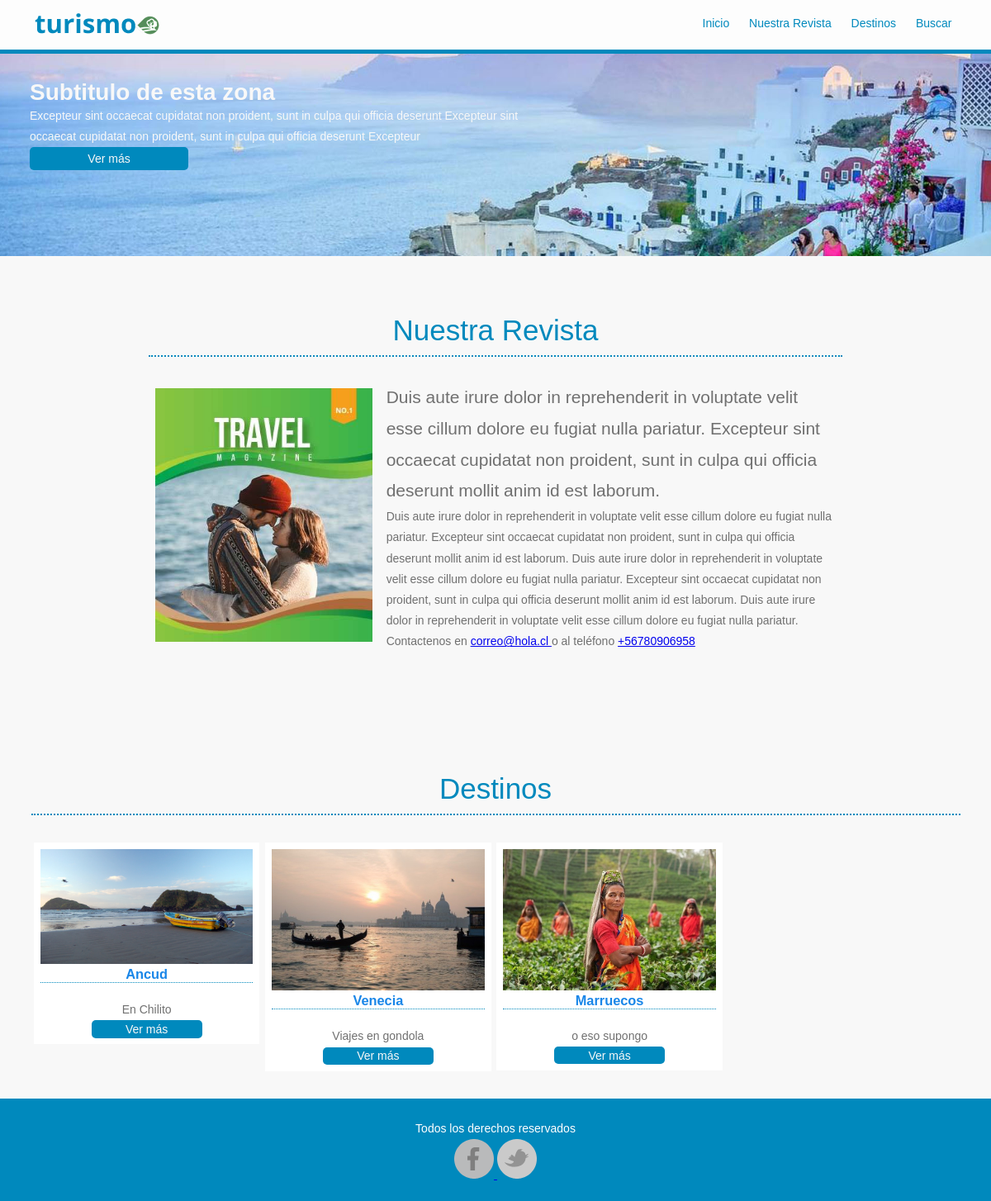
The page / on the database its author committed.
### tables this page shows
CREATE TABLE IF NOT EXISTS `destinos` (
  `id_destino` int(11) NOT NULL,
  `imagen` char(100) NOT NULL,
  `titulo` char(150) NOT NULL,
  `descripcion` varchar(350) NOT NULL,
  `sitioweb` char(150) NOT NULL
);

### index.php (the view, shortened to what this page needs)
<!doctype html>
<?php
include ("admin/conexion.php");
$sql= "SELECT * FROM destinos";
$respuesta=$conexion->query($sql);
?>
<!doctype html>
<html>
<head>
<link rel="stylesheet" type="text/css" href="css/estilos.css">
<link rel="stylesheet" type="text/css" href="css/consulta-medios.css">
<link rel="stylesheet" type="text/css" href="lightbox2/src/css/lightbox.css">
</head>
<body>
	<main id="pagina" class="contenedor-full">
    <header id="cabecera" class="contenedor-full">
      <section class="contenedor">
    <img src="imagenes/logo_turismo.png" alt="logo empresa turismo" class="logo">
    	<nav>
        <ul>
        <li><a href="javascript:;" id="ir_inicio">Inicio</a></li>
        <li><a href="javascript:;" id="ir_revista">Nuestra Revista</a></li>
        <li><a href="javascript:;" id="ir_destinos">Destinos</a></li>
        <li><a href="javascript:;" id="buscar">Buscar</a></li>
        </ul>
    	</nav>
        </section>
    </header>
   	  <section id="banner" class="contenedor-full">
        <article>
        <h2>Subtitulo de esta zona</h2>
        <p>Excepteur sint occaecat cupidatat non proident, sunt in culpa qui officia deserunt  Excepteur sint occaecat cupidatat non proident, sunt in culpa qui   officia deserunt Excepteur
        </p>
         <a href="#" class="boton" > Ver más </a>
        </article>
        </section>
      <section id="revista"  class="contenedor-70">
        <h1> Nuestra Revista </h1>
        <figure class="columna3">
        <img src="imagenes/nuestra_revista.jpg">
         </figure>
         <article class="columna2">
        <p class="destacado"> Duis aute irure dolor in reprehenderit in voluptate velit esse cillum dolore eu fugiat nulla pariatur. Excepteur sint occaecat cupidatat non proident, sunt in culpa qui officia deserunt mollit anim id est laborum.   </p>
        <p> Duis aute irure dolor in reprehenderit in voluptate velit esse cillum dolore eu fugiat nulla pariatur. Excepteur sint occaecat cupidatat non proident, sunt in culpa qui officia deserunt mollit anim id est laborum. Duis aute irure dolor in reprehenderit in voluptate velit esse cillum dolore eu fugiat nulla pariatur. Excepteur sint occaecat cupidatat non proident, sunt in culpa qui officia deserunt mollit anim id est laborum. Duis aute irure dolor in reprehenderit in voluptate velit esse cillum dolore eu fugiat nulla pariatur. Contactenos en <a href="mailto:someone@example.com">correo@hola.cl </a> o al teléfono  <a href="tel:+56780906958">+56780906958</a></p>
          </article>
        </section>
       <section id="destinos" class="contenedor">
        <h1> Destinos </h1>
        <?php while ($fila=$respuesta->fetch_assoc()) {?>
        <article class="columna4">
       <a href="imagenes/destinos/<?php echo $fila["imagen"] ?>" data-lightbox= "image-1">
      <img src="imagenes/destinos/<?php echo $fila["imagen"] ?>" title="Destino" width="400" height="400">
      </a>
     <h3><?php echo $fila["titulo"] ?></h3>
     <p><?php echo $fila["descripcion"] ?> </p>
     <a href="<?php echo $fila["sitioweb"] ?>" class="boton"> Ver más </a>
        </article>
            <?php } ?>
		</section>
       <footer id="pie">
       <p>Todos los derechos reservados </p>
        <a href="#" >
          <img id="facebook" src="imagenes/iconos/facebook_bn.png" width="48" height="48" alt=""/>
        </a>
        <a href="#" >
          <img id="twitter" src="imagenes/iconos/twitter_bn.png" width="48" height="48" alt=""/>
        </a>
       </footer>
	</main>
</body>
</html>

### css/estilos.css (style rules this page uses)
* { padding:0px ; margin:0px; }
main, header, section, article, footer { display:block ; }
body { font-family:Arial, serif, sans-serif; font-size:14px; background-color: #f8f8f8; color:#707070 }
p { line-height: 1.8em; }
h1 { margin: 0 0px 30px 0; padding: 0 0 10px 0; border-bottom: 2px dotted #0089bd ; font-weight: 400; color:#0089bd; text-align:center; font-size:2.5em }
h2 { font-size:2em; }
#cabecera { background-color: rgba(255,255,255,0.7); position:fixed; top:0; z-index: 998; border-bottom: 5px #0089bd solid; }
#cabecera img { float:left; }
#cabecera nav { float:right; padding-top: 10px; }
#cabecera nav li { display:inline-block; }
#cabecera nav a { text-decoration:none; padding:10px; display:block; color:#0089bd; }
#banner { background-image:url(../imagenes/banner2.jpg); background-repeat:no-repeat; background-position:center; background-size:100%; height:250px; margin-top:60px; }
#banner article { color: #f8f8f8; text-align:left; padding:3%; width:50%; }
#revista, #destinos { overflow:hidden; padding:30px 0 }
#destinos { overflow:hidden; text-align:center; margin-top: 45px; }
#destinos h3 { color:#1986E8; margin-bottom: 20px; border-bottom: 1px dotted #0089bd ; }
#pie { text-align:center; color:#fff; padding:2% 0; background: #0089bd; }
#revista img, #destinos img { width:100%; height:auto; }
#facebook { display:inline-block }
.contenedor { width:93.75%; margin:auto; max-width:1600px; }
.contenedor-full { width:100%; margin:auto }
.contenedor-70 { width:70%; margin:auto }
.columna3 { width:31.25%; margin:1%; float: left }
.columna2 { width:64.5%; margin-left: 1%; margin-right: 1%; float: left }
.columna4 { width:22.91%; float: left; margin: 0.3%; padding:0.7%; background-color:#fff; text-align:center }
.destacado { font-size: 1.5em; }
.boton { background-color:#0089bd; text-decoration:none; color: #f8f8f8; padding: 1%; display:block; text-align:center; margin:auto; width: 50%; border-radius: 5px; }
#banner .boton { width:30%; margin:0 }
#revista , #destinos { padding-top:70px }

### lightbox2/src/css/lightbox.css (style rules this page uses)
body:after { content: url(../images/close.png) url(../images/loading.gif) url(../images/prev.png) url(../images/next.png); display: none; }

### rows shown on the page
destinos: imagen (picture), titulo "Ancud", descripcion "En Chilito"
destinos: imagen (picture), titulo "Venecia", descripcion "Viajes en gondola"
destinos: imagen (picture), titulo "Marruecos", descripcion "o eso supongo"
